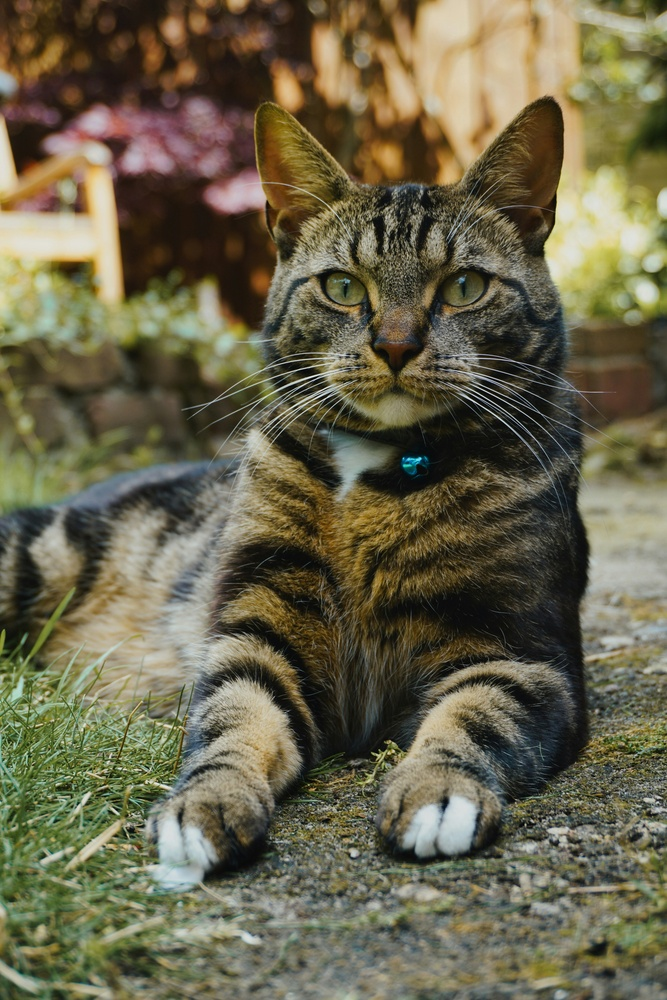
#> input picture projetALG_TENSO/Images/image.jpg, 667 x 1000 px, shrunk from 4000 x 6000 before the run
$ jupyter execute main.ipynb
#> lines starting #> are read from the running program, lines starting #| are printed output that depends on the picture
### ETAPE 1 : CHARGEMENT, VISUALISATION ET JUSTIFICATIONDE LA FORME DU TENSEUR IMAGE

# Importation des packages necessaires au projet

[cell 1]
import numpy as np
import matplotlib.pyplot as plt
from PIL import Image
import cv2

### Chargement de l'image

[cell 2]
img = Image.open("Images/image.jpg")
#> img is the input picture: PIL image 667x1000 RGB; mean R, G, B 105.4, 100.2, 75.2

### Transformation en tableau numpy

[cell 3]
image_numpy = np.array(img)

### Affichage de la forme du tenseur et justification simple de la forme du tenseur Image

[cell 4]
print(f"la forme du tenseur [Image] est :{image_numpy.shape} \n"
      "dim(Image) = ", image_numpy.shape[0], 'x', image_numpy.shape[1], 'x', image_numpy.shape[2], '\n'
      "c'est a dire \nHauteur : ", image_numpy.shape[0], "\nLargeur : ", image_numpy.shape[1], "\nCannaux R G B : ", image_numpy.shape[2]
      )
#| la forme du tenseur [Image] est :(1000, 667, 3)
#| dim(Image) =  1000 x 667 x 3
#| c'est a dire
#| Hauteur :  1000
#| Largeur :  667
#| Cannaux R G B :  3

### Visualisation matplotlib

[cell 5]
plt.imshow(image_numpy)
plt.axis("off")
plt.title("Image couleur : Tenseur d'ordre 3")
plt.show()

### ETAPE 2 : ETUDES DES OPERATIONS SIMPLES

### Le PIXEL :
### c'est le plus petit point d'une image numérique, il definit l'intensité de la lumière à ce point on s'en servira pour mieux comprendre les operations sur le tenseur Image.

### La CONTRACTION TENSORIELLE :
  ### c'est reduire un tenseur le long d'un ou plusieurs axes en somme pondéreé. On s'en servira ici specialement pour ramener les dimension de notre tenseur Images 3D (H x L x 3) en une matrice simple 2D de dimension (H x L) plus visualisable.

[cell 6]
poids = np.array([0.294, 0.591, 0.114])
poids.shape

### Le vecteur poids est le vecteurs de ponderations. Du point de vu fonctionel il peut ètre vu comme le vecteur qui affecte de l'importance aux couleurs
### L'idée est d'accorder plus d'importance aux couleurs qui attirent l'oeil humain ainsi on accorde plus d'importance a la couleur
### verte (0.591) ensuite vient la couleur rouge (0.294) et enfin la couleur blue (0.114) à qui nous acoordons le moin d'importance.

[cell 7]
image_np_reshape = np.tensordot(image_numpy, poids, axes = ([2], [0]))
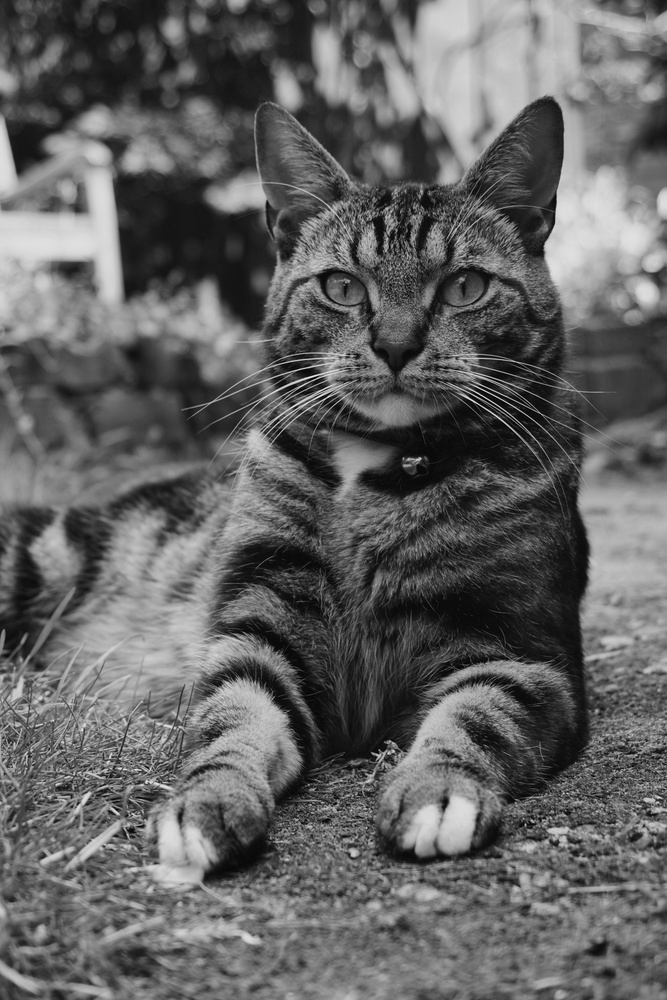
#> image_np_reshape: shape (1000, 667) float64; min 0.228, max 240.5, mean 98.8

[cell 8]
image_np_reshape

[cell 9]
print("la nouvelle forme du tenseur Image est :", image_np_reshape.shape)
#| la nouvelle forme du tenseur Image est : (1000, 667)

[cell 10]
plt.imshow(image_np_reshape, cmap='gray', vmin=0, vmax=255)
plt.colorbar()  # montre l’échelle des valeurs
plt.show()
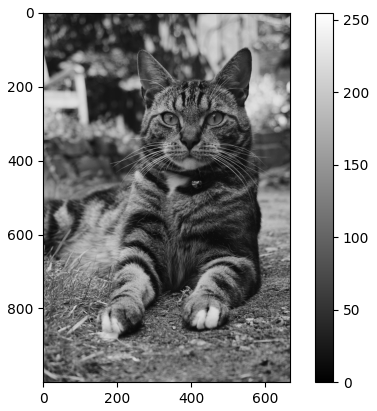
#> figure drawn by matplotlib, 2 panels

### Le FILTRAGE PAR CONVOLUTION :
### Jusqu'ici on a etudier l'image en prenant les informations de chaque pixel de manière isolé. Mais que se passe t- il si on fait en sorte que chaque pixel contienne aussi les informations de ses pixels voisins ? Le filtrage par convolution est justement la clé d'une telle operation.
### Le principe est simple : les nouvelles valeurs des pixels seront des combinaisons linéaire des pixels du voisinage

[cell 11]
noyau = np.ones((3, 3), np.float32) / 9
noyau.shape

### c'est un tableau double fonction dans le sens où il est d'une part la relation qui definie le rayon du voisinage et d'autre par, ses valeures servent de coéfficients de linéariter pour l'operation de la combinaison lineaire.

[cell 12]
image_filtre = cv2.filter2D(image_np_reshape, -1, noyau)

[cell 13]
plt.imshow(image_filtre)
plt.axis("off")
plt.title("Apersus de l'image : application du filtre")
plt.show()

[cell 14]
noyau1 = np.array([
    [-5, -1, 5],
    [-6,  1, 6],
    [-5, -1, 5]
], dtype=np.float32)
image_detecte_contoures = cv2.filter2D(image_np_reshape, -1, noyau1)
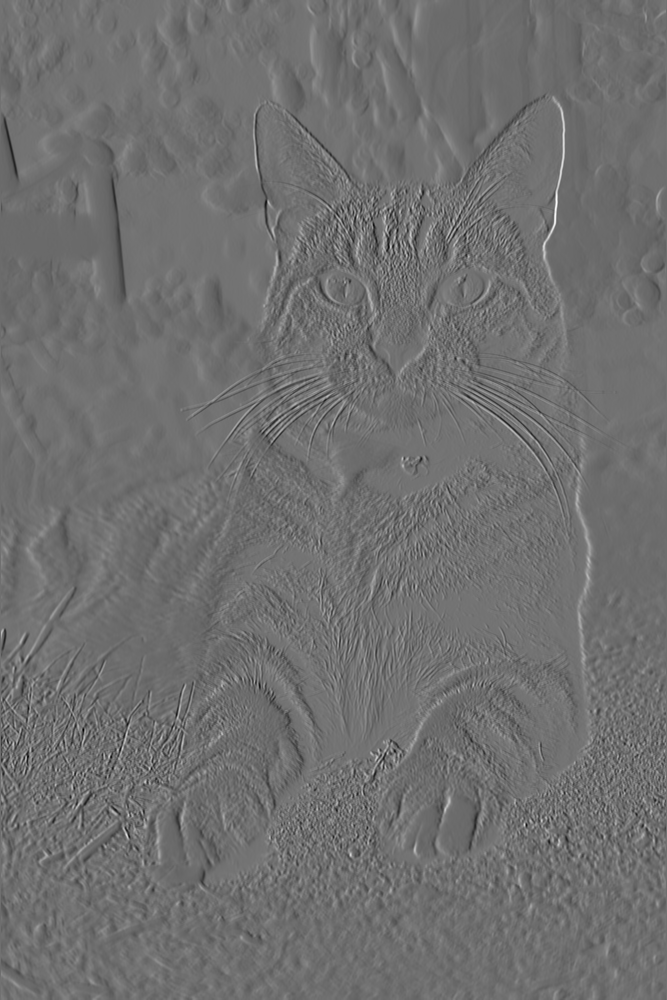
#> image_detecte_contoures: shape (1000, 667) float64; min -2649.4, max 3162.3, mean -99.9; drawn with min black and max white
